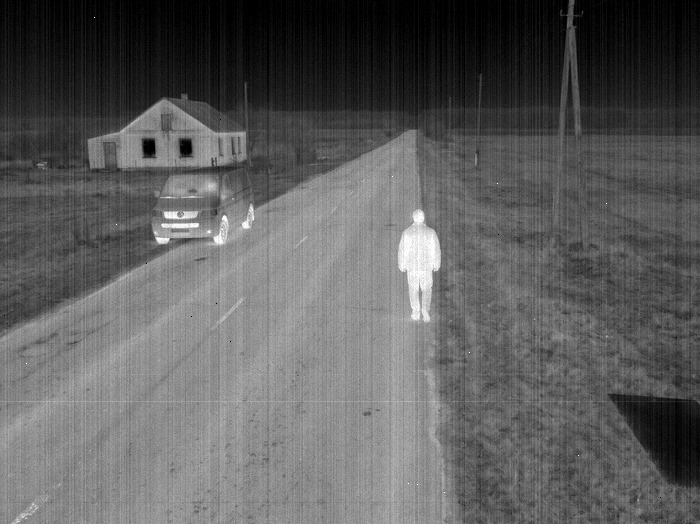
#> input picture lesson12/gen/p14_raw.jpg, 700 x 524 px, given in place of i2_server_v1.png, which was not available
$ python l15_gen.py ../lesson12/gen
#> lines starting #> are read from the running program, lines starting #| are printed output that depends on the picture
"""Lesson 15: slide images and captioned memes from Gemini renders (no text in the renders).

Usage: l15_gen.py <repo_root>
Reads lesson15/gen/versions and lesson15/memes/versions, writes lesson15/gen/*.jpg and lesson15/memes/*.jpg.
"""
import os
import sys

from PIL import Image

ROOT = sys.argv[1]
sys.argv[1] = os.path.join(ROOT, "lesson12")           # l12_gen2 reads its lesson dir from argv on import
sys.path.insert(0, os.path.dirname(os.path.abspath(__file__)))
from l12_gen2 import classic                           # noqa: E402

GEN, OUT = os.path.join(ROOT, "lesson15/gen/versions"), os.path.join(ROOT, "lesson15/gen")
MEME_SRC, MEME_OUT = os.path.join(ROOT, "lesson15/memes/versions"), os.path.join(ROOT, "lesson15/memes")

# name, output, aspect of the free space on the slide, vertical centre of the band (fraction of height)
BANDS = [("i2_server", "p2_server.jpg", 656 / 190, 0.45), ("i2_onboard", "p2_onboard.jpg", 656 / 190, 0.50),
         ("i15_leaves", "p15_leaves.jpg", 16 / 9, 0.5), ("i15_branches", "p15_branches.jpg", 16 / 9, 0.5),
         ("i28_ground", "p28_ground.jpg", 656 / 146, 0.40), ("i28_air", "p28_air.jpg", 656 / 146, 0.47)]

MEMES = [("m10_stopwatch", "Замір без прогріву", "Похибка ×21"),
         ("m11_tiny_car", "Найменше FLOPs", "Сьоме місце на CPU"),
         ("m16_bus", "Обнулили 80 % ваг", "Автобус той самий, пробка та сама"),
         ("m19_hedge", "Прунінг: -30 % каналів", "train(): перебудував з yaml"),
         ("m26_books", "Teacher: ось усі ознаки neck", "Student: було 0.137, стало 0.129"),
         ("m37_laptop", "Працює на моєму ноутбуці", "Борт: 77 мс на кадр")]


def band(im, aspect, centre):
    """Full-width crop of the given aspect around a vertical centre."""
    W, H = im.size
    h = min(H, int(W / aspect))
    y = int(min(max(centre * H - h / 2, 0), H - h))
    return im.crop((0, y, W, y + h))


if __name__ == "__main__":
    for name, out, aspect, centre in BANDS:
        im = band(Image.open(os.path.join(GEN, name + "_v1.png")).convert("RGB"), aspect, centre)
#> in band, `W, H = im.size`: W = 700; H = 524
#> in band, `h = min(H, int(W / aspect))`: h = 202
#> in band, `y = int(min(max(centre * H - h / 2, 0), H - h))`: y = 134
#> in band, `return im.crop((0, y, W, y + h))`:
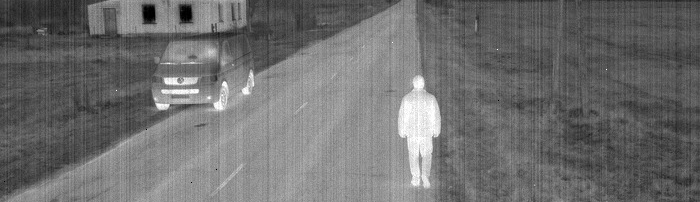
#> returned value: PIL image 700x202 RGB; min 0, max 255, mean 110.1
        im.thumbnail((2000, 2000))
        im.save(os.path.join(OUT, out), quality=90)
        print("saved", out, im.size)
#| saved p2_server.jpg (700, 202)
#> pass 2 of the loop `for name, out, aspect, centre in BANDS:`:
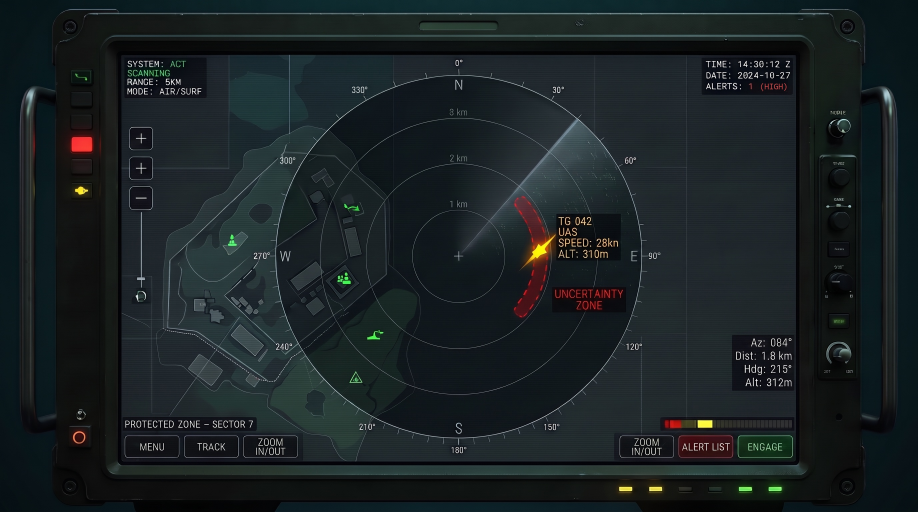
#> input picture lesson11/slide04/p4_radar.jpg, 2752 x 1536 px, given in place of i2_onboard_v1.png, which was not available (shown at 1/3 size)
#> W = 2752; H = 1536
#> h = 797
#> y = 369
#> in band (call 2), `return im.crop((0, y, W, y + h))`:
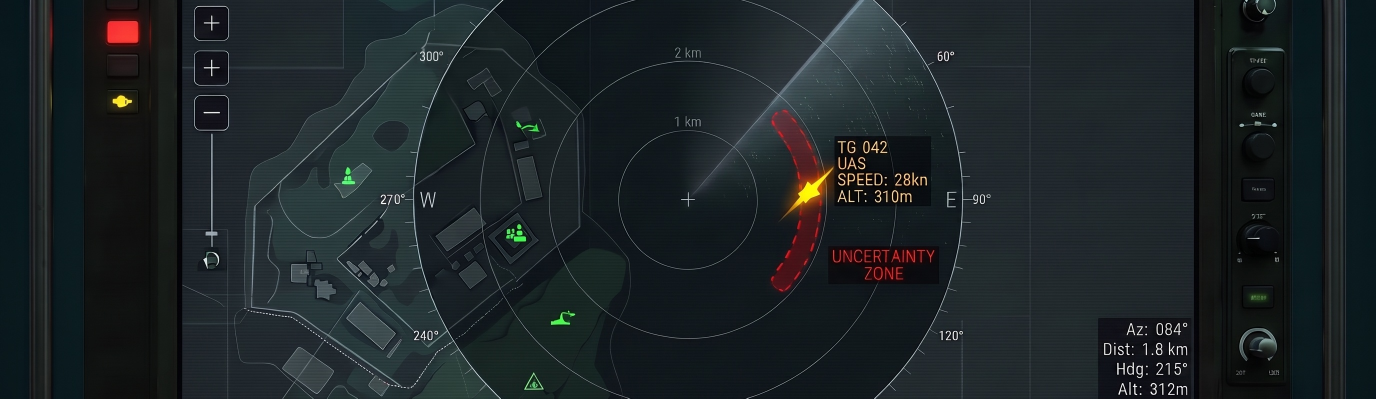
#> returned value: PIL image 2752x797 RGB (shown at 1/2 size); mean R, G, B 28.5, 35.7, 38.4
#| saved p2_onboard.jpg (2000, 579)
#> (the run stopped early here; a loop or call above may not have finished)
